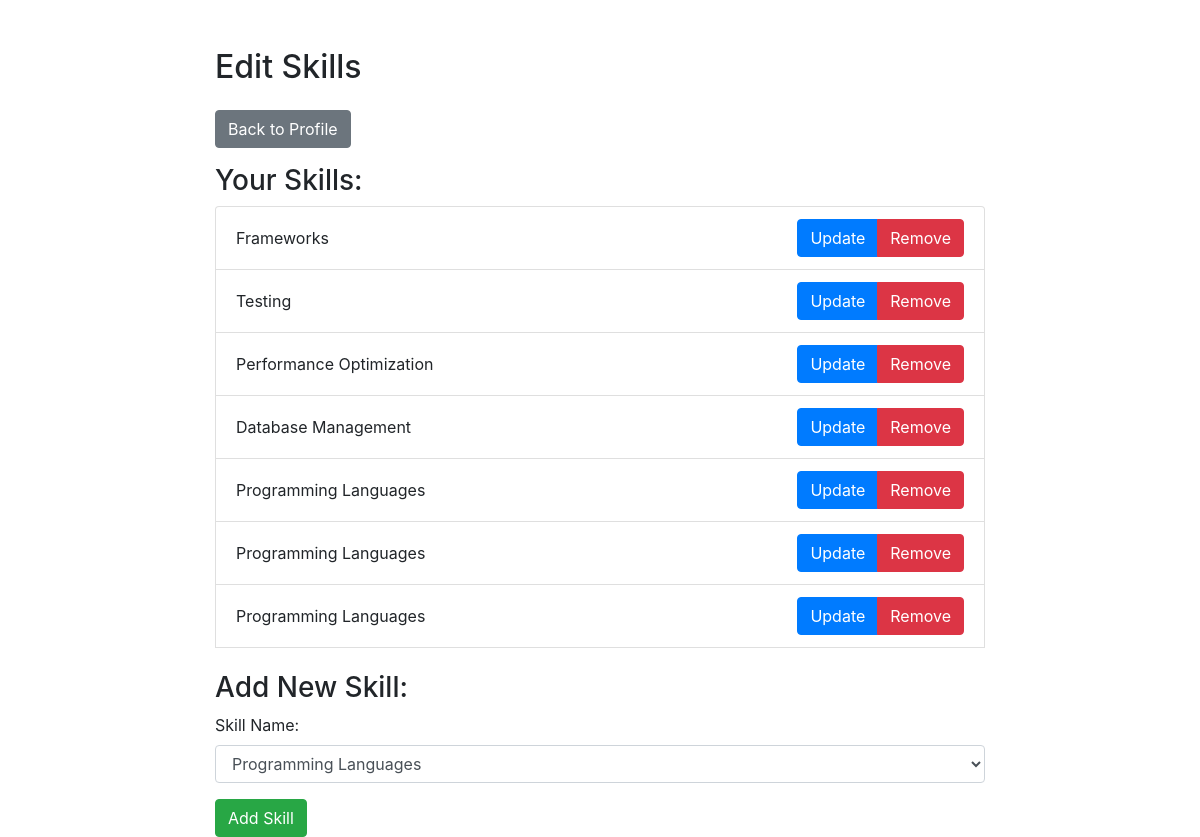
Screenshot of /pages/edit_skills.php (signed in) with the database file from the repository.
### tables this page shows
CREATE TABLE Skills (
    SkillID INT AUTO_INCREMENT PRIMARY KEY,
    UserID INT,
    SkillName VARCHAR(255),
    FOREIGN KEY (UserID) REFERENCES Users(UserID)
);

### pages/edit_skills.php (the view, shortened to what this page needs)
<?php
include "../config/db.php";
$userID = $_SESSION['user_id'];
$skillsSql = "SELECT * FROM Skills WHERE UserID = $userID";
$skillsResult = $conn->query($skillsSql);
$selectSkills = "SELECT * FROM developerSkills";
$resultSkills = $conn->query($selectSkills);
?>
<!DOCTYPE html>
<html lang="en">
<head>
    <link rel="stylesheet" href="https://stackpath.bootstrapcdn.com/bootstrap/4.3.1/css/bootstrap.min.css">
</head>
<body>
    <div class="container mt-5">
        <h2 class="mb-4">Edit Skills</h2>
        <a href="profile.php" class="btn btn-secondary mb-3">Back to Profile</a>
        <h3>Your Skills:</h3>
        <ul class="list-group">
            <?php while ($skill = $skillsResult->fetch_assoc()): ?>
                <li class="list-group-item d-flex justify-content-between align-items-center">
                    <?php echo $skill['SkillName']; ?>
                    <div class="btn-group" role="group">
                        <button class="btn btn-primary" data-toggle="modal" data-target="#updateModal<?php echo $skill['SkillID']; ?>">Update</button>
                        <button class="btn btn-danger" data-toggle="modal" data-target="#removeModal<?php echo $skill['SkillID']; ?>">Remove</button>
                    </div>
                </li>
            <?php endwhile; ?>
        </ul>
        <div class="mt-4">
            <h3>Add New Skill:</h3>
            <form action="" method="post" class="needs-validation" novalidate>
                <div class="form-group">
                    <label for="skill_name">Skill Name:</label>
                    <select name="skill_name" class="form-control" required>
                        <?php
                            if ($resultSkills->num_rows > 0) {
                                while ($skill = $resultSkills->fetch_assoc()) {
                                    echo '<option value="' . $skill['skills_type'] . '">' . $skill['skills_type'] . '</option>';
                                }
                            } else {
                                echo 'No skills found in the database.';
                            }
                        ?>
                    </select>
                </div>
                <button type="submit" name="add_skill" class="btn btn-success">Add Skill</button>
            </form>
        </div>
    </div>
</body>
</html>

### pages/edit_skills.php (style rules this page uses)
.container { max-width: 800px; }

### rows the page displays
skills: SkillName "Frameworks"
skills: SkillName "Testing"
skills: SkillName "Performance Optimization"
skills: SkillName "Database Management"
skills: SkillName "Programming Languages"
skills: SkillName "Programming Languages"
skills: SkillName "Programming Languages"

### other values shown
form field skill_name "Programming Languages"
